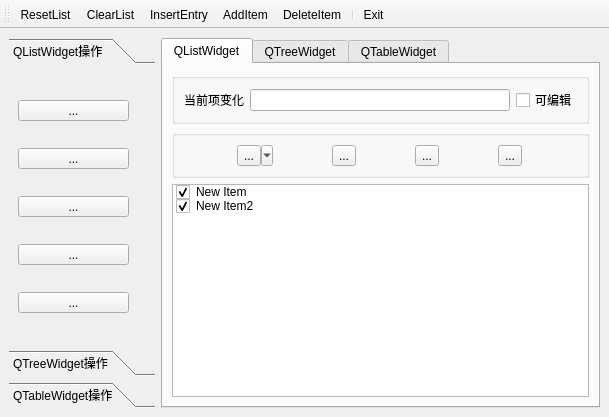
<?xml version="1.0" encoding="UTF-8"?>
<ui version="4.0">
 <class>MainWindow</class>
 <widget class="QMainWindow" name="MainWindow">
  <property name="geometry">
   <rect>
    <x>0</x>
    <y>0</y>
    <width>609</width>
    <height>417</height>
   </rect>
  </property>
  <property name="minimumSize">
   <size>
    <width>501</width>
    <height>337</height>
   </size>
  </property>
  <property name="windowTitle">
   <string>MainWindow</string>
  </property>
  <widget class="QWidget" name="centralwidget">
   <layout class="QGridLayout" name="gridLayout">
    <item row="0" column="1">
     <widget class="QTabWidget" name="tabWidget">
      <property name="minimumSize">
       <size>
        <width>301</width>
        <height>211</height>
       </size>
      </property>
      <property name="currentIndex">
       <number>0</number>
      </property>
      <widget class="QWidget" name="tab">
       <attribute name="title">
        <string>QListWidget</string>
       </attribute>
       <layout class="QGridLayout" name="gridLayout_2">
        <item row="0" column="0">
         <widget class="QGroupBox" name="groupBox">
          <property name="title">
           <string/>
          </property>
          <layout class="QHBoxLayout" name="horizontalLayout">
           <item>
            <widget class="QLabel" name="label">
             <property name="text">
              <string>当前项变化</string>
             </property>
            </widget>
           </item>
           <item>
            <widget class="QLineEdit" name="lineEdit"/>
           </item>
           <item>
            <widget class="QCheckBox" name="m_checkBox_ListEditable">
             <property name="text">
              <string>可编辑</string>
             </property>
            </widget>
           </item>
          </layout>
         </widget>
        </item>
        <item row="1" column="0">
         <widget class="QGroupBox" name="groupBox_2">
          <property name="title">
           <string/>
          </property>
          <layout class="QHBoxLayout" name="horizontalLayout_2">
           <item>
            <widget class="QToolButton" name="m_List_toolButton_Selection">
             <property name="text">
              <string>...</string>
             </property>
             <property name="popupMode">
              <enum>QToolButton::MenuButtonPopup</enum>
             </property>
             <property name="toolButtonStyle">
              <enum>Qt::ToolButtonTextBesideIcon</enum>
             </property>
            </widget>
           </item>
           <item>
            <widget class="QToolButton" name="m_List_toolButton_SelectAll">
             <property name="text">
              <string>...</string>
             </property>
            </widget>
           </item>
           <item>
            <widget class="QToolButton" name="m_List_toolButton_CheckOutAll">
             <property name="text">
              <string>...</string>
             </property>
            </widget>
           </item>
           <item>
            <widget class="QToolButton" name="m_List_toolButton_InvertSelection">
             <property name="text">
              <string>...</string>
             </property>
            </widget>
           </item>
          </layout>
         </widget>
        </item>
        <item row="2" column="0">
         <widget class="QListWidget" name="listWidget">
          <item>
           <property name="text">
            <string>New Item</string>
           </property>
           <property name="checkState">
            <enum>Checked</enum>
           </property>
           <property name="flags">
            <set>ItemIsSelectable|ItemIsEditable|ItemIsDragEnabled|ItemIsUserCheckable|ItemIsEnabled</set>
           </property>
          </item>
          <item>
           <property name="text">
            <string>New Item2</string>
           </property>
           <property name="checkState">
            <enum>Checked</enum>
           </property>
           <property name="flags">
            <set>ItemIsSelectable|ItemIsEditable|ItemIsDragEnabled|ItemIsUserCheckable|ItemIsEnabled</set>
           </property>
          </item>
         </widget>
        </item>
       </layout>
      </widget>
      <widget class="QWidget" name="tab_2">
       <attribute name="title">
        <string>QTreeWidget</string>
       </attribute>
      </widget>
      <widget class="QWidget" name="tab_3">
       <attribute name="title">
        <string>QTableWidget</string>
       </attribute>
      </widget>
     </widget>
    </item>
    <item row="0" column="0">
     <widget class="QToolBox" name="toolBox">
      <property name="minimumSize">
       <size>
        <width>146</width>
        <height>245</height>
       </size>
      </property>
      <property name="maximumSize">
       <size>
        <width>146</width>
        <height>16777215</height>
       </size>
      </property>
      <widget class="QWidget" name="toolBoxPage1">
       <property name="geometry">
        <rect>
         <x>0</x>
         <y>0</y>
         <width>146</width>
         <height>233</height>
        </rect>
       </property>
       <property name="layoutDirection">
        <enum>Qt::LeftToRight</enum>
       </property>
       <attribute name="label">
        <string>QListWidget操作</string>
       </attribute>
       <layout class="QVBoxLayout" name="verticalLayout">
        <item>
         <widget class="QToolButton" name="m_toolButton_Reset">
          <property name="minimumSize">
           <size>
            <width>111</width>
            <height>0</height>
           </size>
          </property>
          <property name="text">
           <string>...</string>
          </property>
          <property name="toolButtonStyle">
           <enum>Qt::ToolButtonTextBesideIcon</enum>
          </property>
         </widget>
        </item>
        <item>
         <widget class="QToolButton" name="m_toolButton_Clear">
          <property name="minimumSize">
           <size>
            <width>111</width>
            <height>0</height>
           </size>
          </property>
          <property name="text">
           <string>...</string>
          </property>
          <property name="toolButtonStyle">
           <enum>Qt::ToolButtonTextBesideIcon</enum>
          </property>
         </widget>
        </item>
        <item>
         <widget class="QToolButton" name="m_toolButton_Insert">
          <property name="minimumSize">
           <size>
            <width>111</width>
            <height>0</height>
           </size>
          </property>
          <property name="text">
           <string>...</string>
          </property>
          <property name="toolButtonStyle">
           <enum>Qt::ToolButtonTextBesideIcon</enum>
          </property>
         </widget>
        </item>
        <item>
         <widget class="QToolButton" name="m_toolButton_Add">
          <property name="minimumSize">
           <size>
            <width>111</width>
            <height>0</height>
           </size>
          </property>
          <property name="text">
           <string>...</string>
          </property>
          <property name="toolButtonStyle">
           <enum>Qt::ToolButtonTextBesideIcon</enum>
          </property>
         </widget>
        </item>
        <item>
         <widget class="QToolButton" name="m_toolButton_Delete">
          <property name="minimumSize">
           <size>
            <width>111</width>
            <height>0</height>
           </size>
          </property>
          <property name="text">
           <string>...</string>
          </property>
          <property name="toolButtonStyle">
           <enum>Qt::ToolButtonTextBesideIcon</enum>
          </property>
         </widget>
        </item>
       </layout>
      </widget>
      <widget class="QWidget" name="toolBoxPage2">
       <property name="geometry">
        <rect>
         <x>0</x>
         <y>0</y>
         <width>146</width>
         <height>233</height>
        </rect>
       </property>
       <attribute name="label">
        <string>QTreeWidget操作</string>
       </attribute>
      </widget>
      <widget class="QWidget" name="page">
       <property name="geometry">
        <rect>
         <x>0</x>
         <y>0</y>
         <width>146</width>
         <height>233</height>
        </rect>
       </property>
       <attribute name="label">
        <string>QTableWidget操作</string>
       </attribute>
      </widget>
     </widget>
    </item>
   </layout>
  </widget>
  <widget class="QMenuBar" name="menubar">
   <property name="geometry">
    <rect>
     <x>0</x>
     <y>0</y>
     <width>609</width>
     <height>22</height>
    </rect>
   </property>
  </widget>
  <widget class="QToolBar" name="toolBar_2">
   <property name="contextMenuPolicy">
    <enum>Qt::PreventContextMenu</enum>
   </property>
   <property name="windowTitle">
    <string>toolBar_2</string>
   </property>
   <property name="orientation">
    <enum>Qt::Horizontal</enum>
   </property>
   <property name="toolButtonStyle">
    <enum>Qt::ToolButtonTextUnderIcon</enum>
   </property>
   <attribute name="toolBarArea">
    <enum>TopToolBarArea</enum>
   </attribute>
   <attribute name="toolBarBreak">
    <bool>false</bool>
   </attribute>
   <addaction name="actionResetList"/>
   <addaction name="actionClearList"/>
   <addaction name="actionInsertEntry"/>
   <addaction name="actionAddItem"/>
   <addaction name="actionDeleteItem"/>
   <addaction name="separator"/>
   <addaction name="actionExit"/>
  </widget>
  <action name="actionResetList">
   <property name="icon">
    <iconset resource="ico.qrc">
     <normaloff>:/ico/Reset.ico</normaloff>:/ico/Reset.ico</iconset>
   </property>
   <property name="text">
    <string>ResetList</string>
   </property>
  </action>
  <action name="actionClearList">
   <property name="icon">
    <iconset resource="ico.qrc">
     <normaloff>:/ico/Clear.ico</normaloff>:/ico/Clear.ico</iconset>
   </property>
   <property name="text">
    <string>ClearList</string>
   </property>
  </action>
  <action name="actionInsertEntry">
   <property name="icon">
    <iconset resource="ico.qrc">
     <normaloff>:/ico/Insert.ico</normaloff>:/ico/Insert.ico</iconset>
   </property>
   <property name="text">
    <string>InsertEntry</string>
   </property>
  </action>
  <action name="actionAddItem">
   <property name="icon">
    <iconset resource="ico.qrc">
     <normaloff>:/ico/Add.ico</normaloff>:/ico/Add.ico</iconset>
   </property>
   <property name="text">
    <string>AddItem</string>
   </property>
  </action>
  <action name="actionDeleteItem">
   <property name="icon">
    <iconset resource="ico.qrc">
     <normaloff>:/ico/Delete.ico</normaloff>:/ico/Delete.ico</iconset>
   </property>
   <property name="text">
    <string>DeleteItem</string>
   </property>
  </action>
  <action name="actionItemSelection">
   <property name="icon">
    <iconset resource="ico.qrc">
     <normaloff>:/ico/Selection.ico</normaloff>:/ico/Selection.ico</iconset>
   </property>
   <property name="text">
    <string>ItemSelection</string>
   </property>
  </action>
  <action name="actionExit">
   <property name="icon">
    <iconset resource="ico.qrc">
     <normaloff>:/ico/exit.ico</normaloff>:/ico/exit.ico</iconset>
   </property>
   <property name="text">
    <string>Exit</string>
   </property>
  </action>
  <action name="actionSelectAll">
   <property name="text">
    <string>SelectAll</string>
   </property>
  </action>
  <action name="actionCheckOutAll">
   <property name="text">
    <string>CheckOutAll</string>
   </property>
  </action>
  <action name="actionInvertSelection">
   <property name="text">
    <string>InvertSelection</string>
   </property>
  </action>
 </widget>
 <tabstops>
  <tabstop>tabWidget</tabstop>
 </tabstops>
 <resources>
  <include location="ico.qrc"/>
 </resources>
 <connections>
  <connection>
   <sender>actionExit</sender>
   <signal>triggered()</signal>
   <receiver>MainWindow</receiver>
   <slot>close()</slot>
   <hints>
    <hint type="sourcelabel">
     <x>-1</x>
     <y>-1</y>
    </hint>
    <hint type="destinationlabel">
     <x>304</x>
     <y>208</y>
    </hint>
   </hints>
  </connection>
  <connection>
   <sender>actionItemSelection</sender>
   <signal>triggered()</signal>
   <receiver>actionInvertSelection</receiver>
   <slot>trigger()</slot>
   <hints>
    <hint type="sourcelabel">
     <x>-1</x>
     <y>-1</y>
    </hint>
    <hint type="destinationlabel">
     <x>-1</x>
     <y>-1</y>
    </hint>
   </hints>
  </connection>
 </connections>
</ui>
